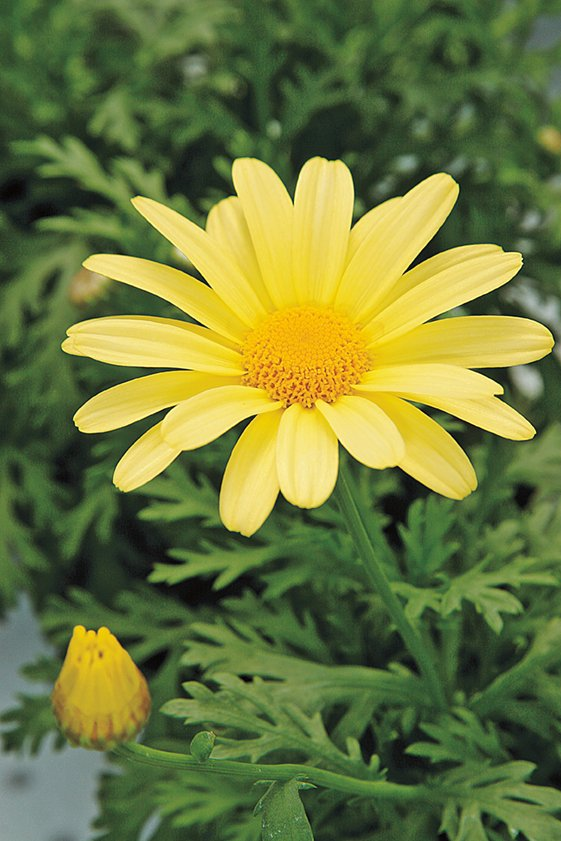
#> input picture images/daisy.jpg, 561 x 841 px, found by its file name
$ python q8_grabcut.py
#> lines starting #> are read from the running program, lines starting #| are printed output that depends on the picture; after the words box and inside, x2 and y2 are one past the last pixel; in counts of white or black regions, pixels touching at a corner belong together
import cv2
import numpy as np
import matplotlib.pyplot as plt
import os

os.makedirs("results", exist_ok=True)

img = cv2.imread("images/daisy.jpg")
#> img is the input picture: shape (841, 561, 3); mean B, G, R 60.7, 120.3, 108.5
if img is None:
    raise FileNotFoundError("Image not found: images/daisy.jpg")

mask = np.zeros(img.shape[:2], np.uint8)

# GrabCut models
bgdModel = np.zeros((1, 65), np.float64)
fgdModel = np.zeros((1, 65), np.float64)

# Define rectangle around the flower (adjust if needed)
h, w = img.shape[:2]
#> h = 841; w = 561
rect = (int(w*0.2), int(h*0.1), int(w*0.6), int(h*0.8))  # (x,y,w,h)
#> rect = (112, 84, 336, 672)

# Apply GrabCut
cv2.grabCut(img, mask, rect, bgdModel, fgdModel, 5, cv2.GC_INIT_WITH_RECT)

# Final mask: probable/definite foreground -> 1, background -> 0
mask2 = np.where((mask == 2) | (mask == 0), 0, 1).astype("uint8")

# Foreground and background
foreground = img * mask2[:, :, np.newaxis]
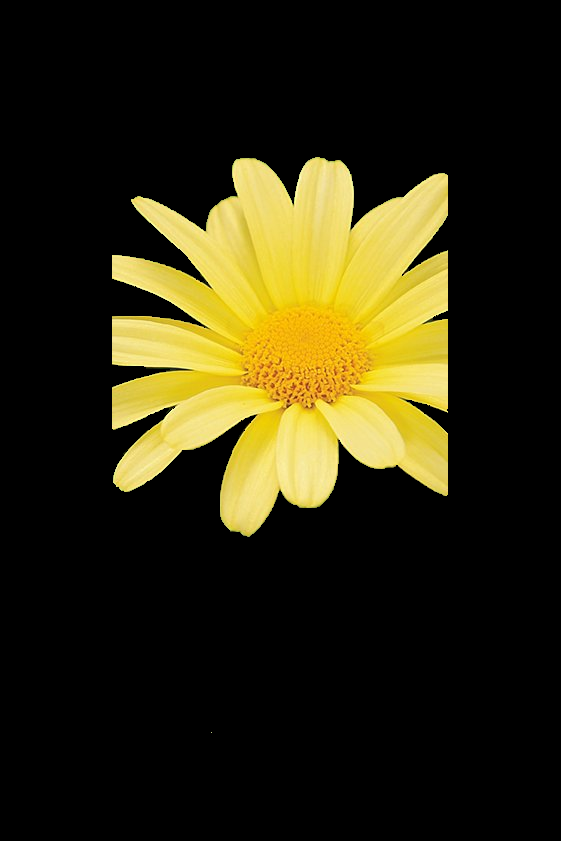
#> foreground: shape (841, 561, 3); mean B, G, R 15.3, 40.3, 45.4
background = img * (1 - mask2[:, :, np.newaxis])
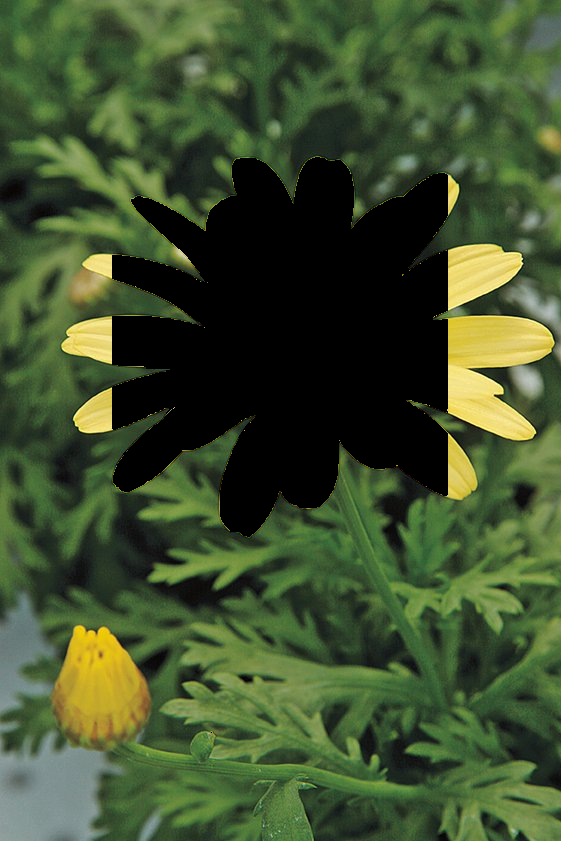
#> background: shape (841, 561, 3); mean B, G, R 45.4, 80, 63.1

cv2.imwrite("results/q8_mask.png", mask2 * 255)
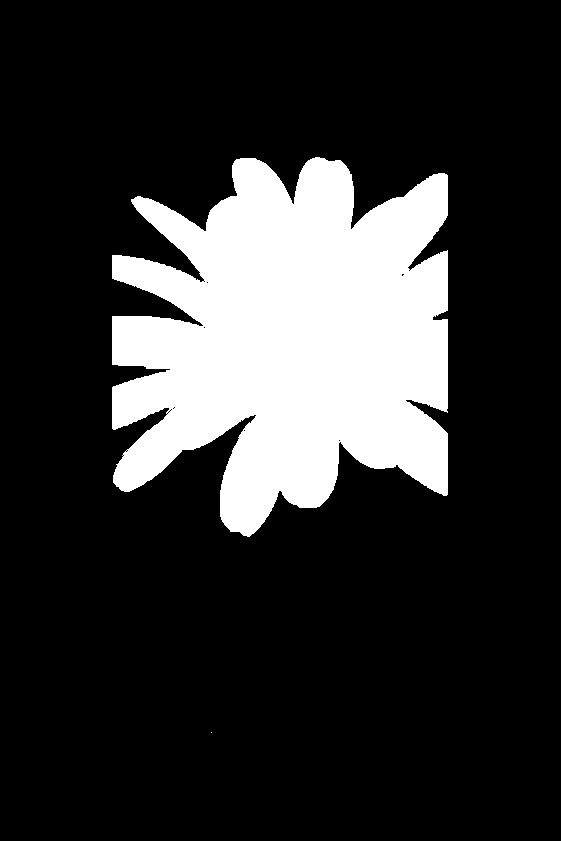
#> saved as q8_mask.png: shape (841, 561); 19.2% white; 2 white regions (1 under 20 px), largest, box (x1, y1, x2, y2) and area: (112, 157, 448, 537) 90730
cv2.imwrite("results/q8_foreground.png", foreground)
cv2.imwrite("results/q8_background.png", background)

# (b) Enhance with blurred background
blurred_bg = cv2.GaussianBlur(img, (25, 25), 0)
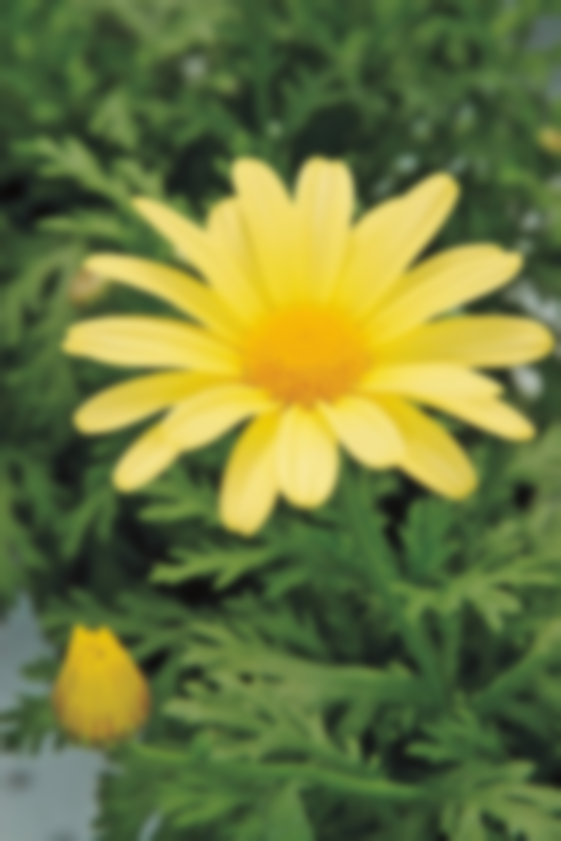
#> blurred_bg: shape (841, 561, 3); mean B, G, R 60.7, 120.3, 108.5
enhanced = blurred_bg * (1 - mask2[:, :, np.newaxis]) + foreground
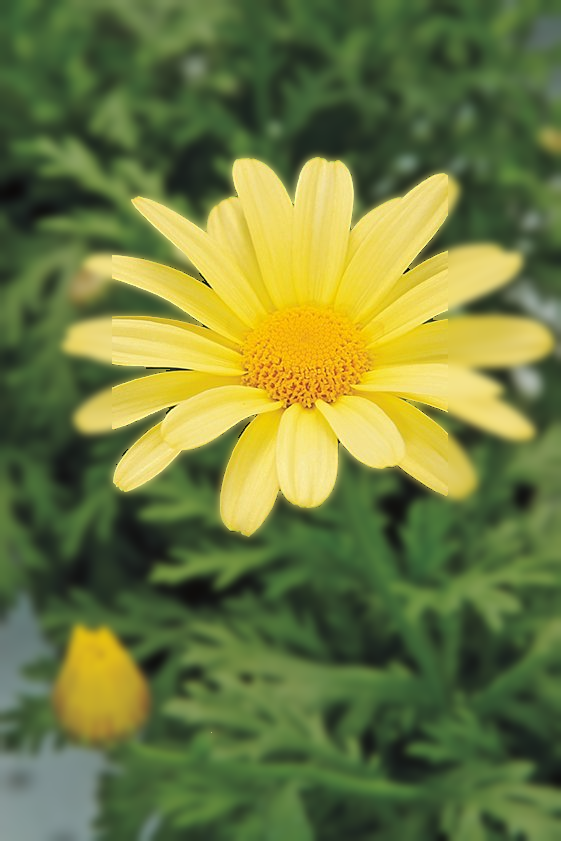
#> enhanced: shape (841, 561, 3); mean B, G, R 61.1, 121.2, 109.6

cv2.imwrite("results/q8_enhanced.png", enhanced)

fig, axes = plt.subplots(1, 3, figsize=(15, 6))
axes[0].imshow(cv2.cvtColor(img, cv2.COLOR_BGR2RGB)); axes[0].set_title("Original")
axes[1].imshow(cv2.cvtColor(foreground, cv2.COLOR_BGR2RGB)); axes[1].set_title("Foreground")
axes[2].imshow(cv2.cvtColor(enhanced.astype(np.uint8), cv2.COLOR_BGR2RGB)); axes[2].set_title("Enhanced (blurred background)")
for ax in axes: ax.axis("off")
plt.savefig("results/q8_comparison.png")
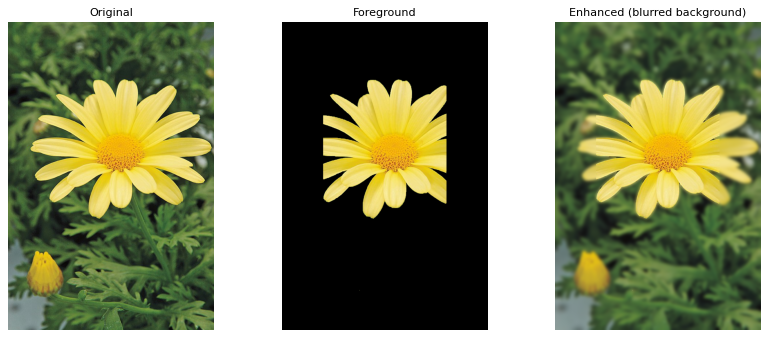
#> figure drawn by matplotlib, 3 panels
plt.close()

print("✅ Q8 done. Check results folder.")

$ run again, with images/highlights_and_shadows.jpg copied over images/daisy.jpg
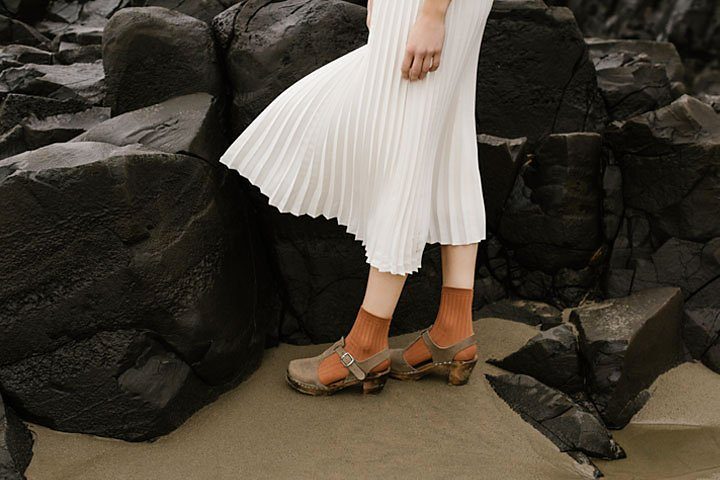
#> input picture images/highlights_and_shadows.jpg, 720 x 480 px, found by its file name
#> img is the input picture: shape (480, 720, 3); mean B, G, R 58.1, 68.6, 75.7
#> `cv2.imwrite("results/q8_mask.png", mask2 * 255)`:
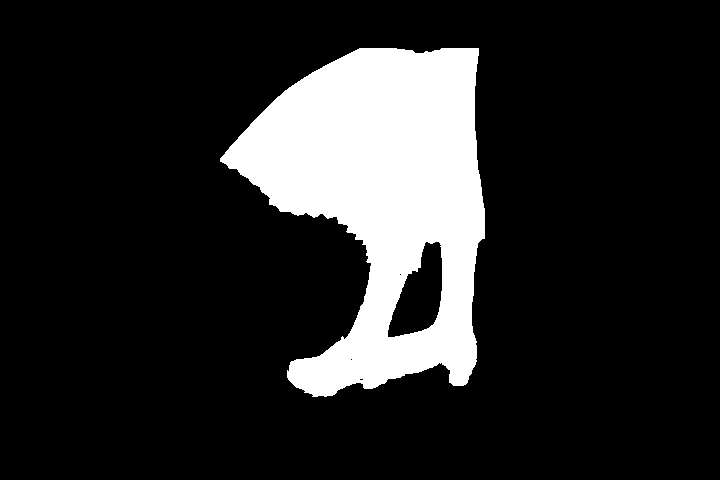
#> saved as q8_mask.png: shape (480, 720); 15.5% white; 1 white region, box (x1, y1, x2, y2) and area: (220, 48, 485, 397) 53534
#> `plt.savefig("results/q8_comparison.png")`:
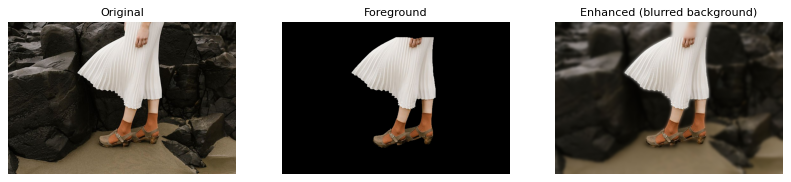
#> figure drawn by matplotlib, 3 panels

$ run again, with images/jeniffer.jpg copied over images/daisy.jpg
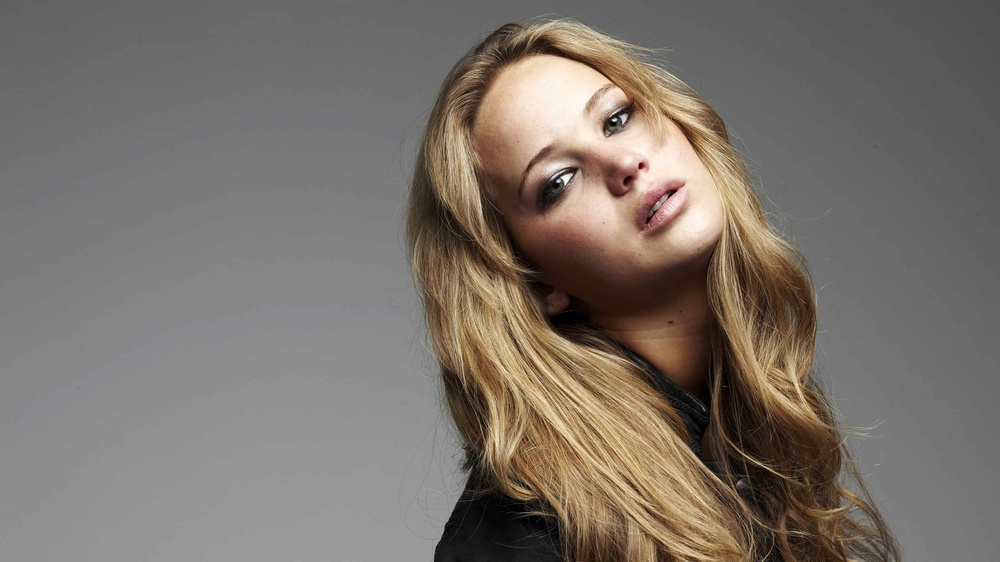
#> input picture images/jeniffer.jpg, 1000 x 562 px, shrunk from 3840 x 2160 before the run, found by its file name
#> img is the input picture: shape (562, 1000, 3); mean B, G, R 106.8, 114.3, 122.3
#> `cv2.imwrite("results/q8_mask.png", mask2 * 255)`:
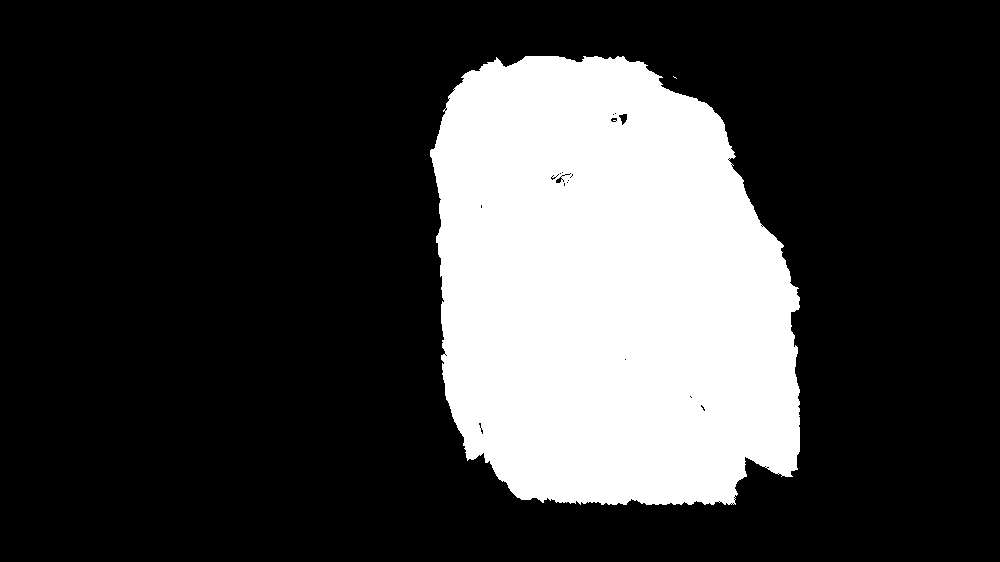
#> saved as q8_mask.png: shape (562, 1000); 24.4% white; 2 white regions (1 under 20 px), largest, box (x1, y1, x2, y2) and area: (430, 56, 800, 505) 137328
#> `plt.savefig("results/q8_comparison.png")`:
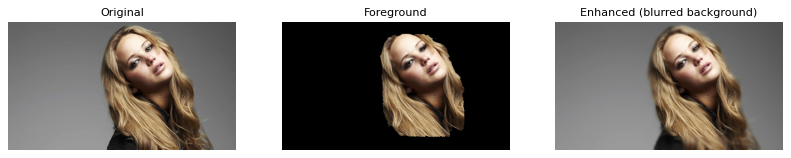
#> figure drawn by matplotlib, 3 panels
